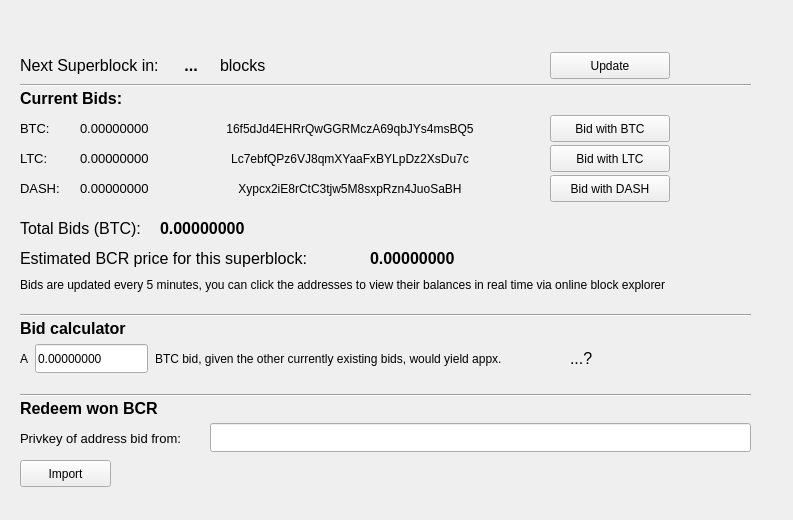
<?xml version="1.0" encoding="UTF-8"?>
<ui version="4.0">
 <class>TestPage</class>
 <widget class="QWidget" name="TestPage">
  <property name="geometry">
   <rect>
    <x>0</x>
    <y>0</y>
    <width>793</width>
    <height>520</height>
   </rect>
  </property>
  <property name="windowTitle">
   <string>Form</string>
  </property>
  <widget class="QLabel" name="labelNext">
   <property name="geometry">
    <rect>
     <x>20</x>
     <y>55</y>
     <width>150</width>
     <height>21</height>
    </rect>
   </property>
   <property name="font">
    <font>
     <pointsize>12</pointsize>
     <weight>50</weight>
     <bold>false</bold>
    </font>
   </property>
   <property name="text">
    <string>Next Superblock in:</string>
   </property>
  </widget>
  <widget class="QLabel" name="labelNumber">
   <property name="geometry">
    <rect>
     <x>180</x>
     <y>55</y>
     <width>41</width>
     <height>21</height>
    </rect>
   </property>
   <property name="palette">
    <palette>
     <active/>
     <inactive/>
     <disabled/>
    </palette>
   </property>
   <property name="font">
    <font>
     <pointsize>12</pointsize>
     <weight>75</weight>
     <bold>true</bold>
    </font>
   </property>
   <property name="styleSheet">
    <string notr="true"/>
   </property>
   <property name="text">
    <string> ...</string>
   </property>
  </widget>
  <widget class="QLabel" name="labelCurrentbids">
   <property name="geometry">
    <rect>
     <x>20</x>
     <y>90</y>
     <width>111</width>
     <height>17</height>
    </rect>
   </property>
   <property name="font">
    <font>
     <pointsize>12</pointsize>
     <weight>75</weight>
     <bold>true</bold>
    </font>
   </property>
   <property name="text">
    <string>Current Bids:</string>
   </property>
  </widget>
  <widget class="QLabel" name="labelBTC">
   <property name="geometry">
    <rect>
     <x>20</x>
     <y>120</y>
     <width>41</width>
     <height>17</height>
    </rect>
   </property>
   <property name="font">
    <font>
     <pointsize>10</pointsize>
     <weight>50</weight>
     <bold>false</bold>
    </font>
   </property>
   <property name="text">
    <string>BTC:</string>
   </property>
  </widget>
  <widget class="QLabel" name="labelLTC">
   <property name="geometry">
    <rect>
     <x>20</x>
     <y>150</y>
     <width>41</width>
     <height>17</height>
    </rect>
   </property>
   <property name="font">
    <font>
     <pointsize>10</pointsize>
     <weight>50</weight>
     <bold>false</bold>
    </font>
   </property>
   <property name="text">
    <string>LTC:</string>
   </property>
  </widget>
  <widget class="QLabel" name="labelDASH">
   <property name="geometry">
    <rect>
     <x>20</x>
     <y>180</y>
     <width>51</width>
     <height>17</height>
    </rect>
   </property>
   <property name="font">
    <font>
     <pointsize>10</pointsize>
     <weight>50</weight>
     <bold>false</bold>
    </font>
   </property>
   <property name="text">
    <string>DASH:</string>
   </property>
  </widget>
  <widget class="QLabel" name="labelTotal">
   <property name="geometry">
    <rect>
     <x>20</x>
     <y>220</y>
     <width>131</width>
     <height>17</height>
    </rect>
   </property>
   <property name="font">
    <font>
     <pointsize>12</pointsize>
     <weight>50</weight>
     <bold>false</bold>
    </font>
   </property>
   <property name="text">
    <string>Total Bids (BTC):</string>
   </property>
  </widget>
  <widget class="QLabel" name="labelEstprice">
   <property name="geometry">
    <rect>
     <x>20</x>
     <y>250</y>
     <width>331</width>
     <height>17</height>
    </rect>
   </property>
   <property name="font">
    <font>
     <pointsize>12</pointsize>
     <weight>50</weight>
     <bold>false</bold>
    </font>
   </property>
   <property name="text">
    <string>Estimated BCR price for this superblock:</string>
   </property>
  </widget>
  <widget class="QLabel" name="labelBTC_2">
   <property name="geometry">
    <rect>
     <x>80</x>
     <y>118</y>
     <width>121</width>
     <height>20</height>
    </rect>
   </property>
   <property name="font">
    <font>
     <pointsize>10</pointsize>
     <weight>50</weight>
     <bold>false</bold>
    </font>
   </property>
   <property name="toolTip">
    <string>Current total BTC bids</string>
   </property>
   <property name="text">
    <string>0.00000000</string>
   </property>
  </widget>
  <widget class="QLabel" name="labelLTC_2">
   <property name="geometry">
    <rect>
     <x>80</x>
     <y>148</y>
     <width>121</width>
     <height>20</height>
    </rect>
   </property>
   <property name="font">
    <font>
     <pointsize>10</pointsize>
     <weight>50</weight>
     <bold>false</bold>
    </font>
   </property>
   <property name="toolTip">
    <string>Current total LTC bids (in BTC)</string>
   </property>
   <property name="text">
    <string>0.00000000</string>
   </property>
  </widget>
  <widget class="QLabel" name="labelDASH_2">
   <property name="geometry">
    <rect>
     <x>80</x>
     <y>178</y>
     <width>121</width>
     <height>20</height>
    </rect>
   </property>
   <property name="font">
    <font>
     <pointsize>10</pointsize>
     <weight>50</weight>
     <bold>false</bold>
    </font>
   </property>
   <property name="toolTip">
    <string>Current total DASH bids (in BTC)</string>
   </property>
   <property name="text">
    <string>0.00000000</string>
   </property>
  </widget>
  <widget class="QLabel" name="labelTotal_2">
   <property name="geometry">
    <rect>
     <x>160</x>
     <y>220</y>
     <width>101</width>
     <height>17</height>
    </rect>
   </property>
   <property name="font">
    <font>
     <pointsize>12</pointsize>
     <weight>75</weight>
     <bold>true</bold>
    </font>
   </property>
   <property name="text">
    <string>0.00000000</string>
   </property>
  </widget>
  <widget class="QLabel" name="labelEstprice_2">
   <property name="geometry">
    <rect>
     <x>370</x>
     <y>250</y>
     <width>111</width>
     <height>17</height>
    </rect>
   </property>
   <property name="font">
    <font>
     <pointsize>12</pointsize>
     <weight>75</weight>
     <bold>true</bold>
    </font>
   </property>
   <property name="text">
    <string>0.00000000</string>
   </property>
  </widget>
  <widget class="QLabel" name="label_3">
   <property name="geometry">
    <rect>
     <x>20</x>
     <y>275</y>
     <width>751</width>
     <height>20</height>
    </rect>
   </property>
   <property name="text">
    <string>&lt;html&gt;&lt;head/&gt;&lt;body&gt;&lt;p&gt;Bids are updated every 5 minutes, you can click the addresses to view their balances in real time via online block explorer&lt;/p&gt;&lt;/body&gt;&lt;/html&gt;</string>
   </property>
  </widget>
  <widget class="QPushButton" name="pushButtonBTC">
   <property name="geometry">
    <rect>
     <x>550</x>
     <y>115</y>
     <width>120</width>
     <height>27</height>
    </rect>
   </property>
   <property name="font">
    <font>
     <weight>50</weight>
     <bold>false</bold>
    </font>
   </property>
   <property name="toolTip">
    <string>Launch bitcoin-qt (if installed)</string>
   </property>
   <property name="text">
    <string>Bid with BTC</string>
   </property>
  </widget>
  <widget class="QPushButton" name="pushButtonLTC">
   <property name="geometry">
    <rect>
     <x>550</x>
     <y>145</y>
     <width>120</width>
     <height>27</height>
    </rect>
   </property>
   <property name="font">
    <font>
     <weight>50</weight>
     <bold>false</bold>
    </font>
   </property>
   <property name="toolTip">
    <string>Launch litecoin-qt (if installed)</string>
   </property>
   <property name="text">
    <string>Bid with LTC</string>
   </property>
  </widget>
  <widget class="QPushButton" name="pushButtonDASH">
   <property name="geometry">
    <rect>
     <x>550</x>
     <y>175</y>
     <width>120</width>
     <height>27</height>
    </rect>
   </property>
   <property name="font">
    <font>
     <weight>50</weight>
     <bold>false</bold>
    </font>
   </property>
   <property name="toolTip">
    <string>Launch dash-qt (if installed)</string>
   </property>
   <property name="text">
    <string>Bid with DASH</string>
   </property>
  </widget>
  <widget class="QLabel" name="labelRedeem">
   <property name="geometry">
    <rect>
     <x>20</x>
     <y>400</y>
     <width>141</width>
     <height>17</height>
    </rect>
   </property>
   <property name="font">
    <font>
     <pointsize>12</pointsize>
     <weight>75</weight>
     <bold>true</bold>
    </font>
   </property>
   <property name="text">
    <string>Redeem won BCR</string>
   </property>
  </widget>
  <widget class="QLineEdit" name="lineEditPrivkey">
   <property name="geometry">
    <rect>
     <x>210</x>
     <y>423</y>
     <width>541</width>
     <height>29</height>
    </rect>
   </property>
   <property name="toolTip">
    <string>Paste the privkey of the address you sent your bid from here</string>
   </property>
   <property name="text">
    <string/>
   </property>
  </widget>
  <widget class="QLabel" name="labelRedeem_2">
   <property name="geometry">
    <rect>
     <x>20</x>
     <y>430</y>
     <width>181</width>
     <height>17</height>
    </rect>
   </property>
   <property name="font">
    <font>
     <pointsize>10</pointsize>
     <weight>50</weight>
     <bold>false</bold>
    </font>
   </property>
   <property name="text">
    <string>Privkey of address bid from:</string>
   </property>
  </widget>
  <widget class="QPushButton" name="pushButtonImport">
   <property name="geometry">
    <rect>
     <x>20</x>
     <y>460</y>
     <width>91</width>
     <height>27</height>
    </rect>
   </property>
   <property name="font">
    <font>
     <weight>50</weight>
     <bold>false</bold>
    </font>
   </property>
   <property name="toolTip">
    <string>Get your new BCR!</string>
   </property>
   <property name="text">
    <string>Import</string>
   </property>
  </widget>
  <widget class="QLabel" name="labelCalc">
   <property name="geometry">
    <rect>
     <x>20</x>
     <y>320</y>
     <width>111</width>
     <height>17</height>
    </rect>
   </property>
   <property name="font">
    <font>
     <pointsize>12</pointsize>
     <weight>75</weight>
     <bold>true</bold>
    </font>
   </property>
   <property name="text">
    <string>Bid calculator</string>
   </property>
  </widget>
  <widget class="QLabel" name="label_4">
   <property name="geometry">
    <rect>
     <x>155</x>
     <y>350</y>
     <width>401</width>
     <height>17</height>
    </rect>
   </property>
   <property name="text">
    <string>BTC bid, given the other currently existing bids, would yield appx. </string>
   </property>
  </widget>
  <widget class="QLabel" name="labelBCR">
   <property name="geometry">
    <rect>
     <x>570</x>
     <y>350</y>
     <width>181</width>
     <height>17</height>
    </rect>
   </property>
   <property name="font">
    <font>
     <pointsize>12</pointsize>
    </font>
   </property>
   <property name="text">
    <string>...?</string>
   </property>
  </widget>
  <widget class="QLabel" name="label_7">
   <property name="geometry">
    <rect>
     <x>20</x>
     <y>350</y>
     <width>16</width>
     <height>17</height>
    </rect>
   </property>
   <property name="text">
    <string>A</string>
   </property>
  </widget>
  <widget class="QLineEdit" name="lineEditBid">
   <property name="geometry">
    <rect>
     <x>35</x>
     <y>344</y>
     <width>113</width>
     <height>29</height>
    </rect>
   </property>
   <property name="toolTip">
    <string>Enter a BTC amount and press Enter to calculate</string>
   </property>
   <property name="text">
    <string>0.00000000</string>
   </property>
  </widget>
  <widget class="Line" name="line">
   <property name="geometry">
    <rect>
     <x>20</x>
     <y>390</y>
     <width>731</width>
     <height>10</height>
    </rect>
   </property>
   <property name="orientation">
    <enum>Qt::Horizontal</enum>
   </property>
  </widget>
  <widget class="Line" name="line_2">
   <property name="geometry">
    <rect>
     <x>20</x>
     <y>310</y>
     <width>731</width>
     <height>10</height>
    </rect>
   </property>
   <property name="orientation">
    <enum>Qt::Horizontal</enum>
   </property>
  </widget>
  <widget class="Line" name="line_3">
   <property name="geometry">
    <rect>
     <x>20</x>
     <y>80</y>
     <width>731</width>
     <height>10</height>
    </rect>
   </property>
   <property name="orientation">
    <enum>Qt::Horizontal</enum>
   </property>
  </widget>
  <widget class="QPushButton" name="pushButtonBTCExplorer">
   <property name="geometry">
    <rect>
     <x>210</x>
     <y>115</y>
     <width>280</width>
     <height>27</height>
    </rect>
   </property>
   <property name="toolTip">
    <string>View address on blockr.io</string>
   </property>
   <property name="styleSheet">
    <string notr="true">border = 0px;</string>
   </property>
   <property name="text">
    <string>16f5dJd4EHRrQwGGRMczA69qbJYs4msBQ5</string>
   </property>
   <property name="flat">
    <bool>true</bool>
   </property>
  </widget>
  <widget class="QPushButton" name="pushButtonLTCExplorer">
   <property name="geometry">
    <rect>
     <x>210</x>
     <y>145</y>
     <width>280</width>
     <height>27</height>
    </rect>
   </property>
   <property name="toolTip">
    <string>View address on blockr.io</string>
   </property>
   <property name="text">
    <string>Lc7ebfQPz6VJ8qmXYaaFxBYLpDz2XsDu7c</string>
   </property>
   <property name="flat">
    <bool>true</bool>
   </property>
  </widget>
  <widget class="QPushButton" name="pushButtonDASHExplorer">
   <property name="geometry">
    <rect>
     <x>210</x>
     <y>175</y>
     <width>280</width>
     <height>27</height>
    </rect>
   </property>
   <property name="toolTip">
    <string>View address on dashpay.io</string>
   </property>
   <property name="text">
    <string>Xypcx2iE8rCtC3tjw5M8sxpRzn4JuoSaBH</string>
   </property>
   <property name="flat">
    <bool>true</bool>
   </property>
  </widget>
  <widget class="QPushButton" name="pushButtonRefresh">
   <property name="geometry">
    <rect>
     <x>550</x>
     <y>52</y>
     <width>120</width>
     <height>27</height>
    </rect>
   </property>
   <property name="toolTip">
    <string>Load current bids in bidtracker directory</string>
   </property>
   <property name="text">
    <string>Update</string>
   </property>
  </widget>
  <widget class="QLabel" name="label">
   <property name="geometry">
    <rect>
     <x>220</x>
     <y>55</y>
     <width>58</width>
     <height>21</height>
    </rect>
   </property>
   <property name="font">
    <font>
     <pointsize>12</pointsize>
    </font>
   </property>
   <property name="text">
    <string>blocks</string>
   </property>
  </widget>
 </widget>
 <resources/>
 <connections/>
</ui>
